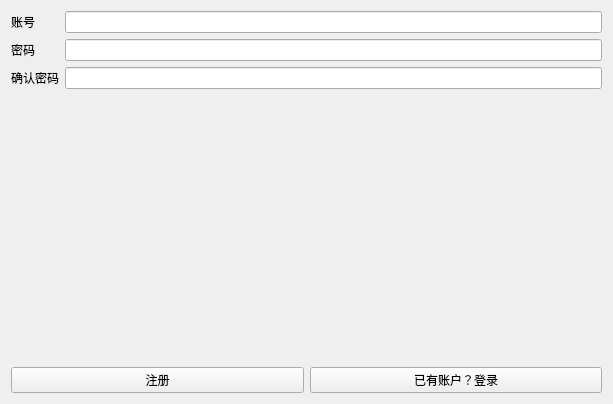
<?xml version="1.0" encoding="UTF-8"?>
<ui version="4.0">
 <class>RegisterWidget</class>
 <widget class="QWidget" name="RegisterWidget">
  <property name="geometry">
   <rect>
    <x>0</x>
    <y>0</y>
    <width>613</width>
    <height>404</height>
   </rect>
  </property>
  <property name="windowTitle">
   <string>Form</string>
  </property>
  <layout class="QVBoxLayout" name="verticalLayout_2">
   <item>
    <layout class="QVBoxLayout" name="verticalLayout">
     <item>
      <layout class="QVBoxLayout" name="verticalLayout_3">
       <item>
        <layout class="QFormLayout" name="formLayout">
         <item row="0" column="0">
          <widget class="QLabel" name="label">
           <property name="text">
            <string>账号</string>
           </property>
          </widget>
         </item>
         <item row="0" column="1">
          <widget class="QLineEdit" name="uidEdit">
           <property name="maxLength">
            <number>20</number>
           </property>
          </widget>
         </item>
         <item row="1" column="0">
          <widget class="QLabel" name="label_2">
           <property name="text">
            <string>密码</string>
           </property>
          </widget>
         </item>
         <item row="1" column="1">
          <widget class="QLineEdit" name="passwordEdit">
           <property name="maxLength">
            <number>30</number>
           </property>
           <property name="echoMode">
            <enum>QLineEdit::Password</enum>
           </property>
          </widget>
         </item>
         <item row="2" column="0">
          <widget class="QLabel" name="label_3">
           <property name="text">
            <string>确认密码</string>
           </property>
          </widget>
         </item>
         <item row="2" column="1">
          <widget class="QLineEdit" name="confirmEdit">
           <property name="maxLength">
            <number>30</number>
           </property>
           <property name="echoMode">
            <enum>QLineEdit::Password</enum>
           </property>
          </widget>
         </item>
        </layout>
       </item>
      </layout>
     </item>
     <item>
      <layout class="QVBoxLayout" name="verticalLayout_5">
       <item>
        <widget class="QLabel" name="errorlabel">
         <property name="text">
          <string/>
         </property>
        </widget>
       </item>
      </layout>
     </item>
     <item>
      <layout class="QHBoxLayout" name="horizontalLayout">
       <item>
        <widget class="QPushButton" name="registerButton">
         <property name="text">
          <string>注册</string>
         </property>
        </widget>
       </item>
       <item>
        <widget class="QPushButton" name="jumpButton">
         <property name="text">
          <string>已有账户？登录</string>
         </property>
        </widget>
       </item>
      </layout>
     </item>
    </layout>
   </item>
  </layout>
 </widget>
 <resources/>
 <connections/>
</ui>
